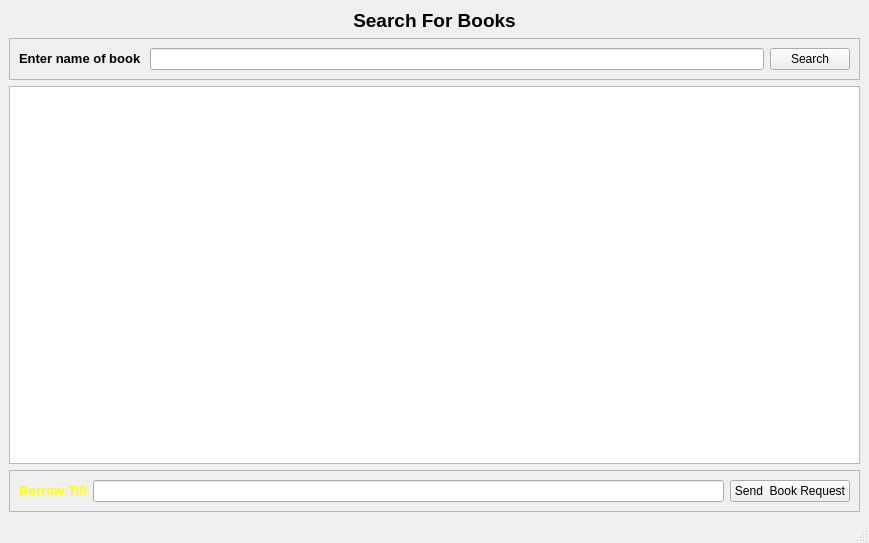
<?xml version="1.0" encoding="UTF-8"?>
<ui version="4.0">
 <class>search_books</class>
 <widget class="QMainWindow" name="search_books">
  <property name="geometry">
   <rect>
    <x>0</x>
    <y>0</y>
    <width>869</width>
    <height>543</height>
   </rect>
  </property>
  <property name="windowTitle">
   <string>Search Books</string>
  </property>
  <widget class="QWidget" name="centralwidget">
   <layout class="QVBoxLayout" name="verticalLayout">
    <item>
     <widget class="QLabel" name="label_2">
      <property name="font">
       <font>
        <pointsize>14</pointsize>
        <weight>75</weight>
        <bold>true</bold>
       </font>
      </property>
      <property name="text">
       <string>Search For Books</string>
      </property>
      <property name="alignment">
       <set>Qt::AlignCenter</set>
      </property>
     </widget>
    </item>
    <item>
     <widget class="QFrame" name="frame">
      <property name="frameShape">
       <enum>QFrame::StyledPanel</enum>
      </property>
      <property name="frameShadow">
       <enum>QFrame::Raised</enum>
      </property>
      <layout class="QGridLayout" name="gridLayout">
       <item row="0" column="0">
        <widget class="QLabel" name="label">
         <property name="font">
          <font>
           <pointsize>8</pointsize>
           <weight>50</weight>
           <bold>false</bold>
          </font>
         </property>
         <property name="text">
          <string>&lt;html&gt;&lt;head/&gt;&lt;body&gt;&lt;p&gt;&lt;span style=&quot; font-size:10pt; font-weight:600;&quot;&gt;Enter name of book &lt;/span&gt;&lt;/p&gt;&lt;/body&gt;&lt;/html&gt;</string>
         </property>
        </widget>
       </item>
       <item row="0" column="1">
        <widget class="QLineEdit" name="booksearch"/>
       </item>
       <item row="0" column="2">
        <widget class="QPushButton" name="searchbooksbutton">
         <property name="text">
          <string>Search</string>
         </property>
        </widget>
       </item>
      </layout>
     </widget>
    </item>
    <item>
     <widget class="QTableView" name="search_books_table"/>
    </item>
    <item>
     <widget class="QFrame" name="frame_2">
      <property name="minimumSize">
       <size>
        <width>140</width>
        <height>10</height>
       </size>
      </property>
      <property name="frameShape">
       <enum>QFrame::StyledPanel</enum>
      </property>
      <property name="frameShadow">
       <enum>QFrame::Raised</enum>
      </property>
      <layout class="QHBoxLayout" name="horizontalLayout">
       <item>
        <widget class="QLabel" name="label_3">
         <property name="text">
          <string>&lt;html&gt;&lt;head/&gt;&lt;body&gt;&lt;p&gt;&lt;span style=&quot; font-size:10pt; font-weight:600; color:#ffff00;&quot;&gt;Borrow Till&lt;/span&gt;&lt;/p&gt;&lt;/body&gt;&lt;/html&gt;</string>
         </property>
        </widget>
       </item>
       <item>
        <widget class="QLineEdit" name="borrowedtilldate">
         <property name="minimumSize">
          <size>
           <width>140</width>
           <height>10</height>
          </size>
         </property>
         <property name="inputMethodHints">
          <set>Qt::ImhDate</set>
         </property>
        </widget>
       </item>
       <item>
        <widget class="QPushButton" name="sendbookreq_button">
         <property name="text">
          <string>Send  Book Request</string>
         </property>
        </widget>
       </item>
      </layout>
     </widget>
    </item>
   </layout>
  </widget>
  <widget class="QStatusBar" name="statusbar"/>
 </widget>
 <resources/>
 <connections/>
</ui>
